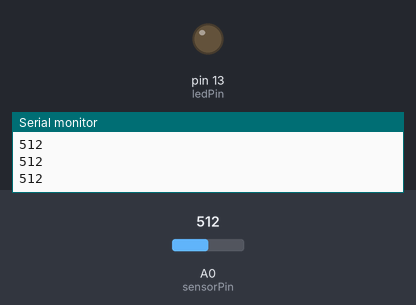
Recording of a sketch running on a simulated Arduino Uno, built with avr-gcc and run on an emulated ATmega328P. Parts: output pins drawn as LEDs (lit = HIGH), the last lines printed to the serial monitor. The test bench sets the inputs (shaded band); at power-on: A0 (sensorPin) = 512.

Above: at 1.2 s.
1.3 s: A0 (sensorPin) set to 783
2.8 s: A0 (sensorPin) set to 809
At 4.0 s:
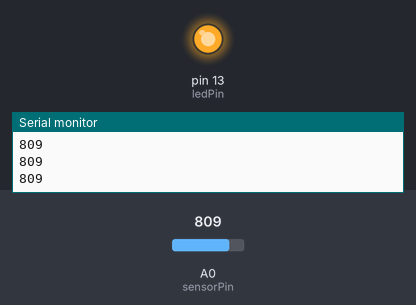
4.3 s: A0 (sensorPin) set to 790
At 5.0 s:
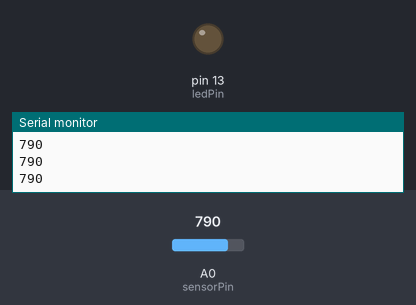
5.8 s: A0 (sensorPin) set to 810
At 6.2 s:
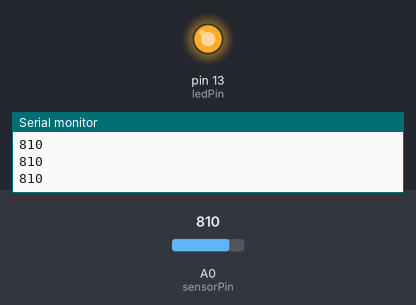
Timing chart, 0 to 8.3 s (numbered marks = the images above; inputs shaded):
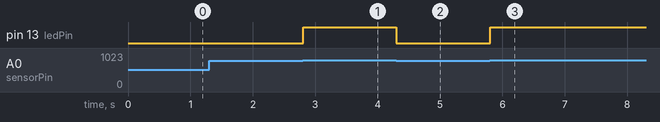

The sketch:

526_3_Analog_Input_IF.ino
```cpp
int sensorPin = A0;    // select the input pin for the potentiometer
int ledPin = 13;      // select the pin for the LED
int sensorValue = 0;  // variable to store the value coming from the sensor
const int threshold = 800;

void setup() {
   // declare the ledPin as an OUTPUT:
  pinMode(ledPin, OUTPUT);
    // initialize serial communication at 9600 bits per second:
  Serial.begin(9600);
}

void loop() {
 // read the value from the sensor:
  int sensorValue = analogRead(sensorPin);

  // if the analog value is high enough, turn on the LED:
  if (sensorValue > threshold) {
    digitalWrite(ledPin, HIGH);
  } else {
    digitalWrite(ledPin, LOW);
  }

     // print out the value you read:
  Serial.println(sensorValue);
  // delay in between reads for stability
  delay(1);
}
```

Measured:
- the behaviour switches between 800 and 801 on A0 (sensorPin) (found by bisection; images 0 and 1)
- after the input at 2.8 s, pin 13 (ledPin): LOW → HIGH at once
- after the input at 4.3 s, pin 13 (ledPin): HIGH → LOW at once
- after the input at 5.8 s, pin 13 (ledPin): LOW → HIGH at once
